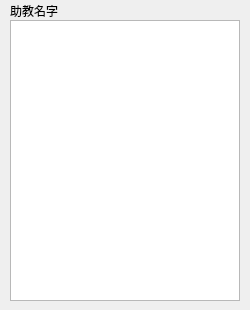
<?xml version="1.0" encoding="UTF-8"?>
<ui version="4.0">
 <class>ViewAssistantWidget</class>
 <widget class="QWidget" name="ViewAssistantWidget">
  <property name="geometry">
   <rect>
    <x>0</x>
    <y>0</y>
    <width>250</width>
    <height>310</height>
   </rect>
  </property>
  <property name="windowTitle">
   <string>ViewAssistantWidget</string>
  </property>
  <widget class="QListWidget" name="listStudent">
   <property name="geometry">
    <rect>
     <x>10</x>
     <y>20</y>
     <width>230</width>
     <height>281</height>
    </rect>
   </property>
   <property name="editTriggers">
    <set>QAbstractItemView::NoEditTriggers</set>
   </property>
  </widget>
  <widget class="QLabel" name="labelName">
   <property name="geometry">
    <rect>
     <x>10</x>
     <y>0</y>
     <width>231</width>
     <height>21</height>
    </rect>
   </property>
   <property name="text">
    <string>助教名字</string>
   </property>
  </widget>
 </widget>
 <layoutdefault spacing="6" margin="11"/>
 <resources/>
 <connections/>
</ui>
